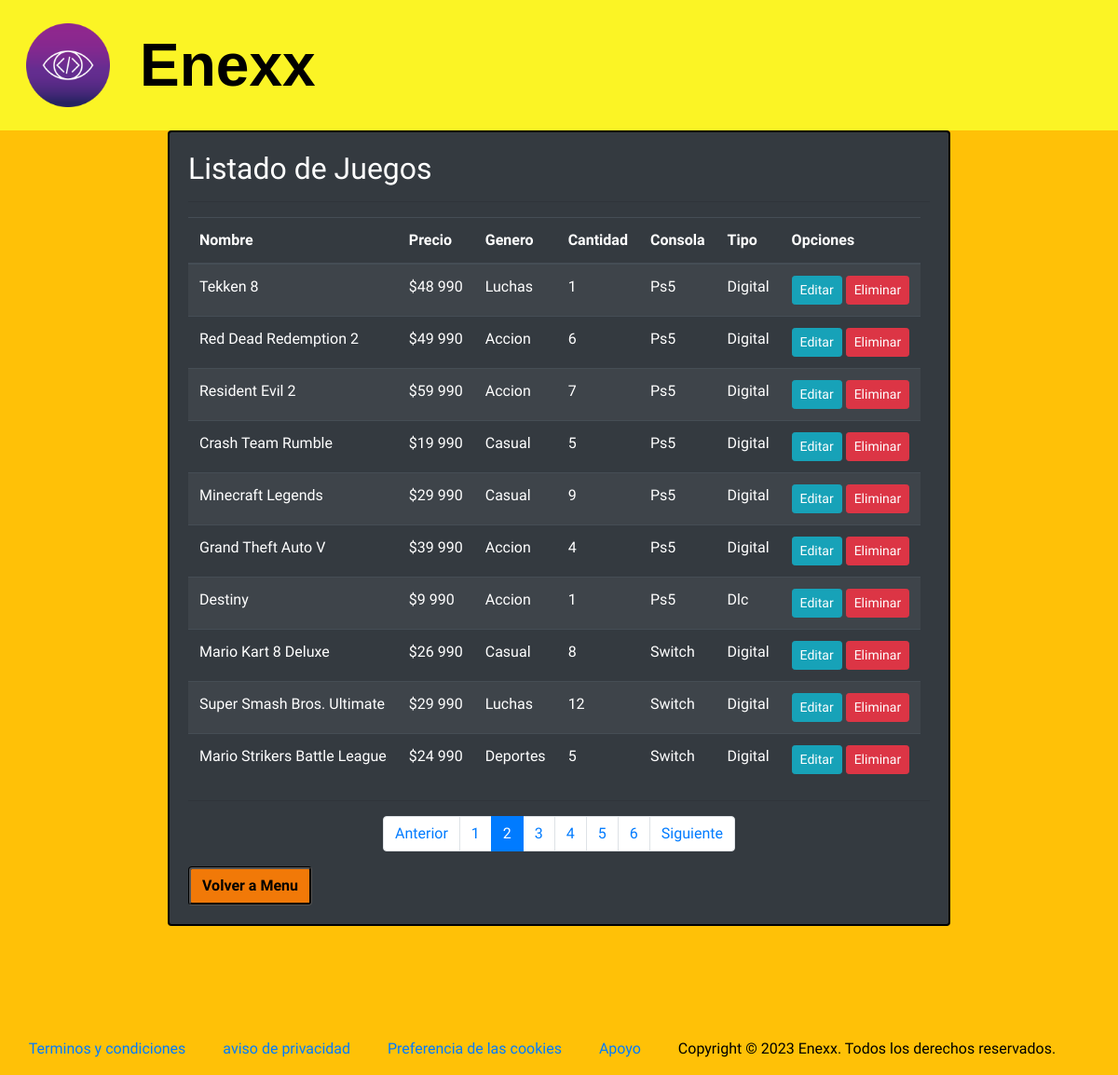
Before: /listarJuego?page=2 (signed in) with the older database file.
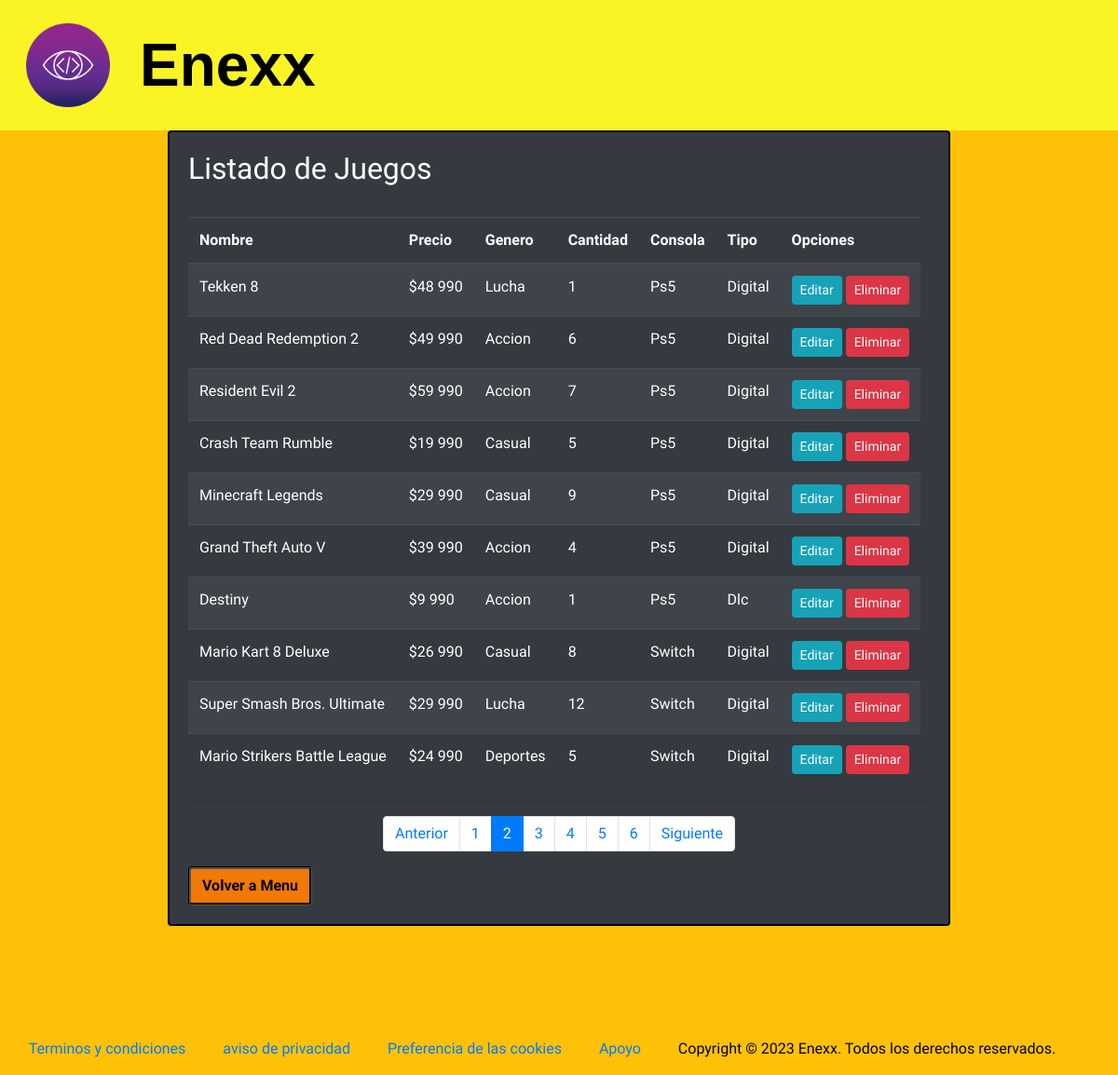
After: the same page with the newer database file.
### enexx/models.py (models this page shows, shortened)
class Juego(models.Model):
    nombre = models.CharField(max_length=50)
    precio = models.IntegerField()
    genero = models.TextField()
    cantidad = models.IntegerField()
    consola = models.ForeignKey(Consola, on_delete=models.PROTECT)
    tipo = models.ForeignKey(Tipo, on_delete=models.PROTECT, default=50)
    imagen = models.ImageField(upload_to="juegos", null=True)

class Consola(models.Model):
    nombre = models.CharField(max_length=50)
    def __str__(self) -> str:
        return self.nombre

class Tipo(models.Model):
    nombre = models.CharField(max_length=50)
    def __str__(self) -> str:
        return self.nombre

### administrador/views.py (the view)
# urls.py: path('listarJuego', views.listarJuego, name='listarJuego'),
@permission_required('enexx.view_juego')
def listarJuego(request):
    juego = Juego.objects.all()
    page = request.GET.get('page', 1)
    try:
        paginator = Paginator(juego, 10)
        juego = paginator.page(page)
    except:
        raise Http404
    data={
        'juegos': juego,
        'paginator': paginator
    }
    return render(request, 'administrador/listarJuego.html', data)

### administrador/templates/administrador/listarJuego.html
{% extends "enexx/base.html" %}
{% block contenidoBase %}
{% load humanize %}
      <div class="card contenedor_lista">
        <div class="card-body">
          <h2>Listado de Juegos</h2>
          <hr>
          <table class="table table-responsive table-striped table-hover table-dark ">
            <thead>
              <tr>
                <th>Nombre</th>
                <th>Precio</th>
                <th>Genero</th>
                <th>Cantidad</th>
                <th>Consola</th>
                <th>Tipo</th>
                <th>Opciones</th>
              </tr>
            </thead>
            <tbody>
              {% for juego in juegos %}
              <tr>
                <td>{{ juego.nombre | title }}</td>
                <td>${{ juego.precio | intcomma }}</td>
                <td>{{ juego.genero | title }}</td>
                <td>{{ juego.cantidad | intcomma }}</td>
                <td>{{ juego.consola | title }}</td>
                <td>{{ juego.tipo | title }}</td>
                <td>
                  {% if perms.enexx.change_juego %}
                  <a href="{% url 'modificarJuego' juego.id %}" class="btn btn-info btn-sm">Editar</a>
                  {% endif %}
                  {% if perms.enexx.delete_juego %}
                  <a href="#" onclick="EliminarJuego({{juego.id}})" class="btn btn-danger btn-sm">Eliminar</a>
                  {% endif %}
                </td>
              </tr>
            {% endfor %}
            </tbody>
          </table>
          <hr>
          <div>
            {% include 'administrador/paginator.html'%}
          </div>
          <div>
            <a href="menu" class="btn boton-reg">Volver a Menu</a>
          </div>
        </div>
      </div>
{% endblock %}

### enexx/templates/enexx/base.html (shortened to what this page needs)
<!DOCTYPE html>
{% load static %}
{% load crispy_forms_tags %}
<html lang="en">
  <head>
      <link rel="stylesheet" href="https://cdn.jsdelivr.net/npm/bootstrap@4.6.2/dist/css/bootstrap.min.css">
      <link rel="stylesheet" href="{% static 'enexx/css/style.css' %}">
      <link rel="stylesheet" href="{% static 'enexx/css/menu.css' %}">
      <link href='https://unpkg.com/boxicons@2.1.4/css/boxicons.min.css' rel='stylesheet'>
    <header>
        <div class="contenedorHeaderCreaUsuario">
            <nav class="navbar navbar-light">
                <a class="navbar-brand" href="http://127.0.0.1:8000/">
                  <img src="{% static 'enexx/img/index/ojo icono.png' %}" width="90em" class="d-inline-block align-center" alt="logoEnexx">
                </a>
            </nav>
            <div class="modTituloCreaUsuario">Enexx</div>
        </div>
    </header>
</head>
<body class="backgroundBody">
    <section class="">
       {% block contenidoBase %}
       {% endblock %}
    </section>
    <section class="contenedorFooterCreaUsuario">
      <div class="enlacesFooter">
        <a href="#">Terminos y condiciones</a>
      </div>
        <div class="enlacesFooter">
          <a href="#">aviso de privacidad</a>
        </div>
        <div class="enlacesFooter">
          <a href="#">Preferencia de las cookies</a>
        </div>
        <div class="enlacesFooter">
          <a href="#">Apoyo</a>
        </div>
        <div class="enlacesFooter">
          <p>Copyright © 2023 Enexx. Todos los derechos reservados.</p>
        </div>
    </section>
</body>
</html>

### administrador/templates/administrador/paginator.html (shortened to what this page needs)
{% if paginator.num_pages > 1%}
<div class="d-flex justify-content-center">
    <ul class="pagination">
        {% if juegos.has_previous %}
            <li class="page-item d-none d-sm-block"><a class="page-link" href="?page={{ juegos.previous_page_number }}#pagtable">Anterior</a></li>
        {% endif %}
        {% for page in paginator.page_range %}
            {% if page < 7 or page == juegos.number %}
            <li class="page-item {% if page == juegos.number %}active{% endif %}">
                <a class="page-link" href="?page={{ page }}#pagtable">{{ page }}</a>
            </li>
            {% endif %}
        {% endfor %}
        {% if juegos.has_next %}
            <li class="page-item d-none d-sm-block">
                <a class="page-link" href="?page={{ juegos.next_page_number }}#pagtable">Siguiente</a>
            </li>
        {% endif %}
    </ul>
</div>
{% endif %}

### enexx/static/enexx/css/style.css (style rules this page uses)
.contenedorHeaderCreaUsuario { display: flex; background-color: #fbff2cd3; padding-left: 1%; padding-top: 1%; padding-bottom: 1%; align-items: center; text-align: center; }
.modTituloCreaUsuario { display: inline-block; margin-right: 20%; font-family: Arial, Helvetica, sans-serif; font-weight: bold; color: black; font-size: 4em; }
.backgroundBody { background-color: #ffc107; }
.contenedorFooterCreaUsuario { width: auto; margin-top: 10%; text-align: center; }
.enlacesFooter { margin-right: 3%; display: inline-block; color: black; }
.boton-reg { background-color: #f17908; display: inline-block; color: black; font-weight: bold; border: #000; border-style: groove; }
.contenedor_lista { background-color: #343a40; border: 2px solid black; color: white; margin: 0; margin-inline: 15%; padding: 0; width: 70%; }

### enexx/static/enexx/css/menu.css (style rules this page uses)
:root { --fuente: #ffc107; --azul-opacidad: #261b06; --bg-menu: #383838; --bg-body: #C7E1FF; }
* { margin: 0; padding: 0; box-sizing: border-box; }
body { font-family: 'Quicksand', sans-serif; color: var(--fuente); }

Changed rows visible on the page:
changed Juego "Tekken 8": genero "Luchas" → "Lucha"
changed Juego "Super Smash Bros. Ultimate": genero "Luchas" → "Lucha"
